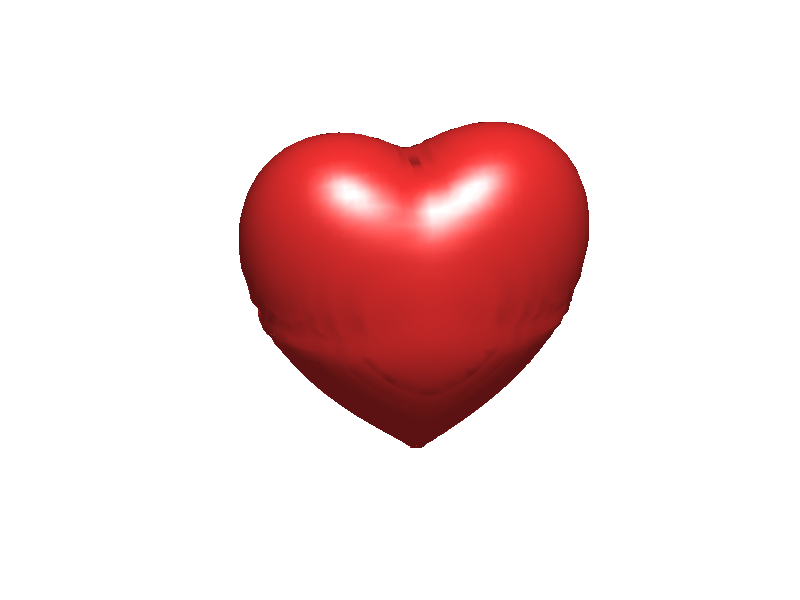

The MATLAB source for this figure:
% [x,y,z]=meshgrid(linspace(-1.3,1.3)); 
% val=(x.^2 + (9/4)*y.^2 + z.^2 - 1).^3 - x.^2.*z.^3 - (1/9)*y.^2.*z.^3; 
% isosurface(x,y,z,val,0); 
% axis equal;view(-10,24);colormap([1 0.2 0.2])

[x,y,z]=meshgrid(linspace(-3,3));
val=(x.^2 + (9/4)*y.^2 + z.^2 - 1).^3 - x.^2.*z.^3 - (9/80)*y.^2.*z.^3;
isosurface(x,y,z,val,0);

axis equal;
axis off
view(-10,24);
colormap([1 0.2 0.2])